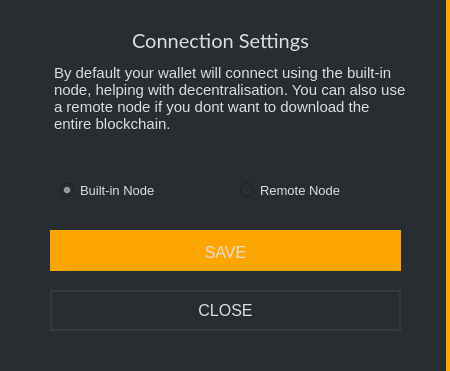
<?xml version="1.0" encoding="UTF-8"?>
<ui version="4.0">
 <class>NodeSettings</class>
 <widget class="QDialog" name="NodeSettings">
  <property name="geometry">
   <rect>
    <x>0</x>
    <y>0</y>
    <width>450</width>
    <height>371</height>
   </rect>
  </property>
  <property name="minimumSize">
   <size>
    <width>450</width>
    <height>220</height>
   </size>
  </property>
  <property name="windowTitle">
   <string>Conceal Wallet :: Connection Settings</string>
  </property>
  <property name="styleSheet">
   <string notr="true">border: 0px; background-color: #282d31;</string>
  </property>
  <widget class="QGroupBox" name="groupBox">
   <property name="geometry">
    <rect>
     <x>0</x>
     <y>0</y>
     <width>450</width>
     <height>371</height>
    </rect>
   </property>
   <property name="styleSheet">
    <string notr="true">background-color: #282d31; border-right: 4px solid orange;</string>
   </property>
   <property name="title">
    <string/>
   </property>
   <widget class="QLabel" name="label">
    <property name="geometry">
     <rect>
      <x>0</x>
      <y>20</y>
      <width>441</width>
      <height>41</height>
     </rect>
    </property>
    <property name="font">
     <font>
      <family>Lato</family>
      <pointsize>15</pointsize>
     </font>
    </property>
    <property name="styleSheet">
     <string notr="true">color: #ddd; border-right: 0px;</string>
    </property>
    <property name="text">
     <string>Connection Settings</string>
    </property>
    <property name="alignment">
     <set>Qt::AlignCenter</set>
    </property>
   </widget>
   <widget class="QTextBrowser" name="textBrowser">
    <property name="geometry">
     <rect>
      <x>50</x>
      <y>60</y>
      <width>361</width>
      <height>101</height>
     </rect>
    </property>
    <property name="font">
     <font>
      <pointsize>-1</pointsize>
     </font>
    </property>
    <property name="styleSheet">
     <string notr="true">color: #ddd; border-right: 0px; font-size: 15px;</string>
    </property>
    <property name="html">
     <string>&lt;!DOCTYPE HTML PUBLIC &quot;-//W3C//DTD HTML 4.0//EN&quot; &quot;http://www.w3.org/TR/REC-html40/strict.dtd&quot;&gt;
&lt;html&gt;&lt;head&gt;&lt;meta name=&quot;qrichtext&quot; content=&quot;1&quot; /&gt;&lt;style type=&quot;text/css&quot;&gt;
p, li { white-space: pre-wrap; }
&lt;/style&gt;&lt;/head&gt;&lt;body style=&quot; font-family:'MS Shell Dlg 2'; font-size:15px; font-weight:400; font-style:normal;&quot;&gt;
&lt;p style=&quot; margin-top:0px; margin-bottom:0px; margin-left:0px; margin-right:0px; -qt-block-indent:0; text-indent:0px;&quot;&gt;&lt;span style=&quot; font-family:'Lato'; font-size:15px;&quot;&gt;By default your wallet will connect using the built-in node, helping with decentralisation. You can also use a remote node if you dont want to download the entire blockchain.&lt;/span&gt;&lt;/p&gt;&lt;/body&gt;&lt;/html&gt;</string>
    </property>
   </widget>
   <widget class="QRadioButton" name="radioButton">
    <property name="geometry">
     <rect>
      <x>240</x>
      <y>180</y>
      <width>161</width>
      <height>21</height>
     </rect>
    </property>
    <property name="font">
     <font>
      <pointsize>-1</pointsize>
     </font>
    </property>
    <property name="styleSheet">
     <string notr="true">color: #ddd;
border-right: 0px;
font-size: 13px;</string>
    </property>
    <property name="text">
     <string>Remote Node</string>
    </property>
    <property name="checked">
     <bool>false</bool>
    </property>
   </widget>
   <widget class="QRadioButton" name="radioButton_2">
    <property name="geometry">
     <rect>
      <x>60</x>
      <y>180</y>
      <width>161</width>
      <height>21</height>
     </rect>
    </property>
    <property name="font">
     <font>
      <pointsize>-1</pointsize>
     </font>
    </property>
    <property name="styleSheet">
     <string notr="true">color: #ddd;
border-right: 0px;
font-size: 13px;</string>
    </property>
    <property name="text">
     <string>Built-in Node</string>
    </property>
    <property name="checked">
     <bool>true</bool>
    </property>
   </widget>
   <widget class="QPushButton" name="m_cancelButton">
    <property name="geometry">
     <rect>
      <x>50</x>
      <y>290</y>
      <width>351</width>
      <height>41</height>
     </rect>
    </property>
    <property name="minimumSize">
     <size>
      <width>171</width>
      <height>31</height>
     </size>
    </property>
    <property name="font">
     <font>
      <pointsize>-1</pointsize>
     </font>
    </property>
    <property name="styleSheet">
     <string notr="true">color: #ddd; border: 2px solid #343a40; font-size: 16px; background-color: #21259;</string>
    </property>
    <property name="text">
     <string>CLOSE</string>
    </property>
   </widget>
   <widget class="QPushButton" name="m_okButton">
    <property name="geometry">
     <rect>
      <x>50</x>
      <y>230</y>
      <width>351</width>
      <height>41</height>
     </rect>
    </property>
    <property name="minimumSize">
     <size>
      <width>171</width>
      <height>31</height>
     </size>
    </property>
    <property name="font">
     <font>
      <pointsize>-1</pointsize>
     </font>
    </property>
    <property name="styleSheet">
     <string notr="true">color: #ddd; background-color: orange; border-top: 3px solid orange;
border-right: 0px;
font-size: 16px;</string>
    </property>
    <property name="text">
     <string>SAVE</string>
    </property>
   </widget>
  </widget>
 </widget>
 <resources/>
 <connections>
  <connection>
   <sender>m_okButton</sender>
   <signal>clicked()</signal>
   <receiver>NodeSettings</receiver>
   <slot>accept()</slot>
   <hints>
    <hint type="sourcelabel">
     <x>265</x>
     <y>173</y>
    </hint>
    <hint type="destinationlabel">
     <x>323</x>
     <y>99</y>
    </hint>
   </hints>
  </connection>
  <connection>
   <sender>m_cancelButton</sender>
   <signal>clicked()</signal>
   <receiver>NodeSettings</receiver>
   <slot>reject()</slot>
   <hints>
    <hint type="sourcelabel">
     <x>396</x>
     <y>173</y>
    </hint>
    <hint type="destinationlabel">
     <x>323</x>
     <y>99</y>
    </hint>
   </hints>
  </connection>
 </connections>
</ui>
